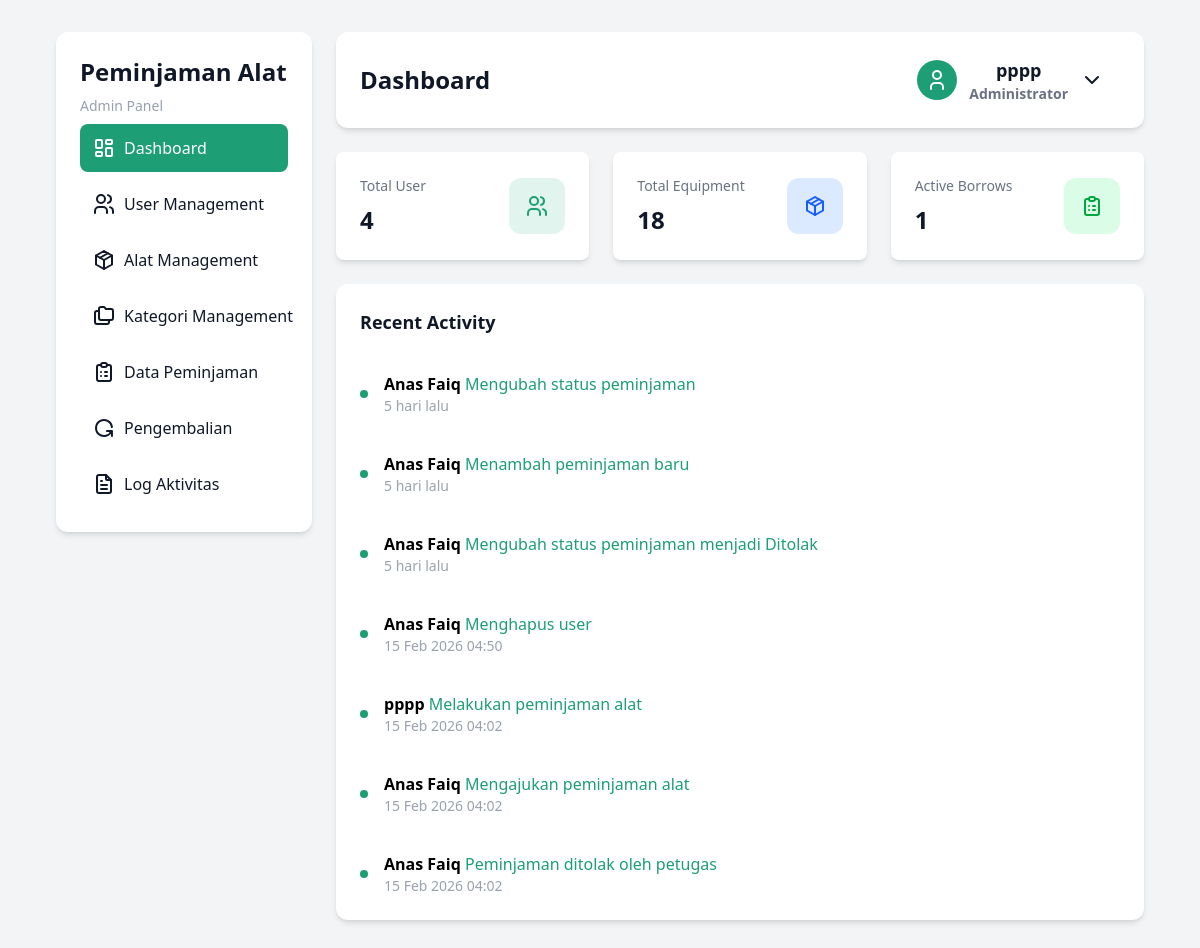
The page /pages/admin/dashboard.php (signed in) on the database as committed earlier.
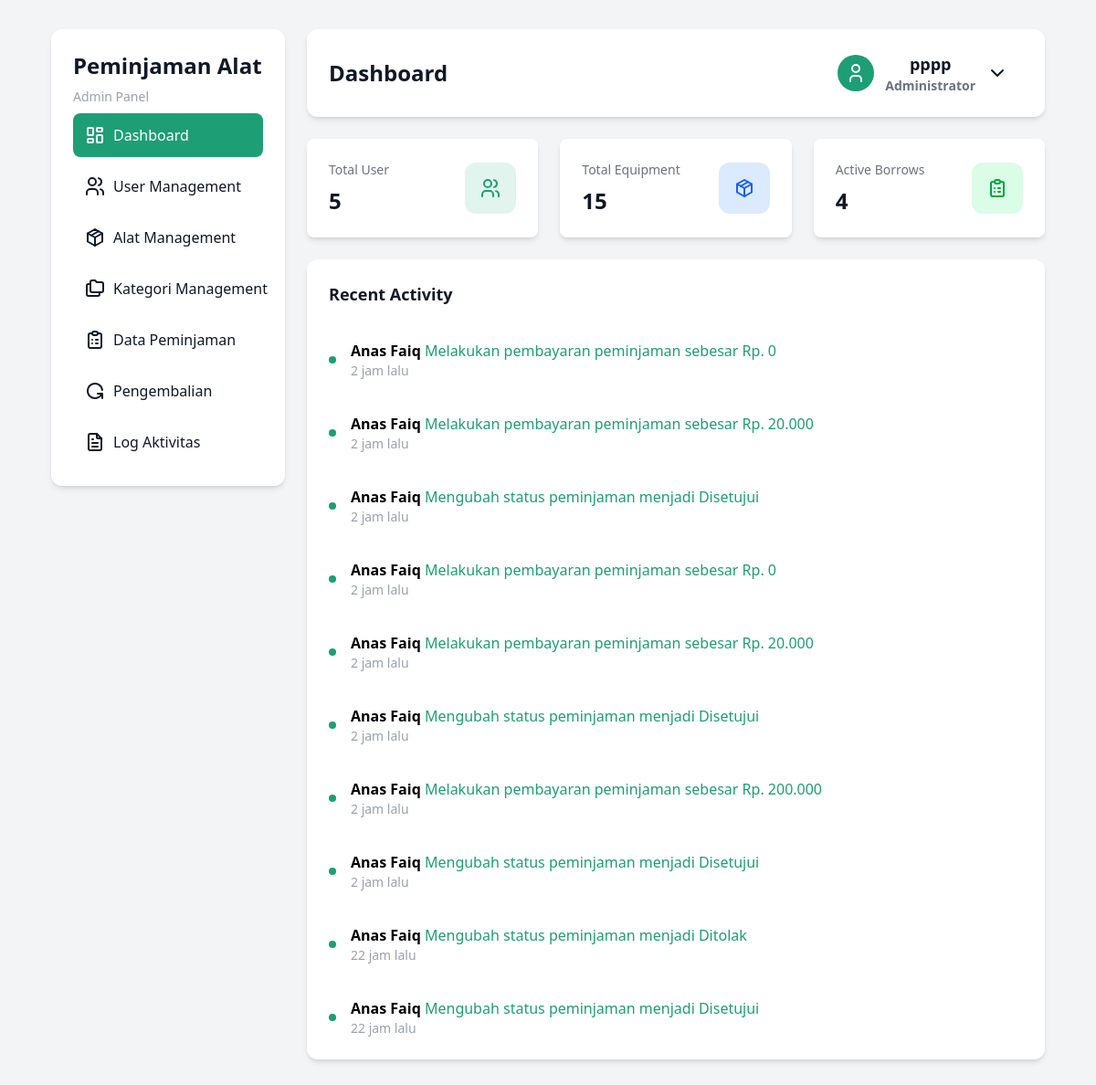
The same page on the database as committed later.
### tables this page shows
CREATE TABLE `log_aktivitas` (
  `id_log` int NOT NULL,
  `id_user` int NOT NULL,
  `aktivitas` varchar(255) NOT NULL,
  `tabel` varchar(100) DEFAULT NULL,
  `id_referensi` int DEFAULT NULL,
  `waktu` timestamp NOT NULL DEFAULT CURRENT_TIMESTAMP
);

CREATE TABLE `users` (
  `id_user` int NOT NULL,
  `nama` varchar(100) NOT NULL,
  `username` varchar(100) NOT NULL,
  `password` varchar(255) NOT NULL,
  `role` enum('admin','petugas','peminjam') NOT NULL
);

### config/logging.php (called while the page is built, shortened)
<?php
function getRecentLogs($conn, $limit = 10) {
    $query = "SELECT
        l.id_log,
        l.id_user,
        u.nama as nama_user,
        l.aktivitas,
        l.tabel,
        l.id_referensi,
        l.waktu
        FROM log_aktivitas l
        JOIN users u ON l.id_user = u.id_user
        ORDER BY l.waktu DESC
        LIMIT ?";
    $stmt = $conn->prepare($query);
    if ($stmt) {
        $stmt->bind_param("i", $limit);
        $stmt->execute();
        return $stmt->get_result();
    }
    return null;
}
function formatWaktu($waktu) {
    $now = time();
    $timestamp = strtotime($waktu);
    $diff = $now - $timestamp;
    if ($diff < 60) {
        return "baru saja";
    } else if ($diff < 3600) {
        $minutes = floor($diff / 60);
        return $minutes . " menit lalu";
    } else if ($diff < 86400) {
        $hours = floor($diff / 3600);
        return $hours . " jam lalu";
    } else if ($diff < 604800) {
        $days = floor($diff / 86400);
        return $days . " hari lalu";
    } else {
        return date('d M Y H:i', $timestamp);
    }
}
?>

### pages/admin/dashboard.php (the view, shortened to what the changed rows need)
<?php
include "../../config/conn.php";
include "../../config/logging.php";
$user_query = mysqli_query($conn, "SELECT COUNT(*) as total FROM users");
$total_user = mysqli_fetch_assoc($user_query)['total'];
$eq_query = mysqli_query($conn, "SELECT SUM(stok) as total_stok FROM alat");
$total_alat = mysqli_fetch_assoc($eq_query)['total_stok'];
$br_query = mysqli_query($conn, "SELECT COUNT(*) as total FROM peminjaman
                                                 WHERE status='Disetujui' AND id_peminjaman
                                                 NOT IN (SELECT id_peminjaman FROM pengembalian)");
$active_borrow = mysqli_fetch_assoc($br_query)['total'];
$recent_logs = getRecentLogs($conn, 10);
?>
<!DOCTYPE html>
<html lang="en">
  <head>
    <link rel="stylesheet" href="../../src/output.css" />
  </head>
  <body class="flex gap-6 min-h-screen w-full py-8 px-14">
    <?php
      include '../components/sidebar.php'
?>
    <main class="right-dashboard-section">
      <section class="dashboard-content">
        <section class="dashboard-cards">
          <div class="dashboard-card">
            <span class="card-text">
              <h3>Total User</h3>
              <p><?= $total_user ?></p>
            </span>
          </div>
          <div class="dashboard-card">
            <span class="card-text">
              <h3>Total Equipment</h3>
              <p><?= $total_alat ?></p>
            </span>
          </div>
          <div class="dashboard-card">
            <span class="card-text">
              <h3>Active Borrows</h3>
              <p><?= $active_borrow ?></p>
            </span>
          </div>
        </section>
        <section class="recent-activity-card">
          <?php
        if ($recent_logs) {
            while ($log = mysqli_fetch_assoc($recent_logs)) {
                $waktuFormatted = formatWaktu($log['waktu']);
                echo '<div class="activity-wrapper">';
                echo '  <div class="profile"></div>';
                echo '  <div class="activity">';
                echo '    <p>';
                echo '      <span class="username">'.$log['nama_user'].'</span>';
                echo '      <span class="user-activity">'.$log['aktivitas'].'</span>';
                echo '    </p>';
                echo '    <p class="activity-time">'.$waktuFormatted.'</p>';
                echo '  </div>';
                echo '</div>';
            }
        } else {
            echo '<p class="text-center py-4 text-gray-500">Tidak ada aktivitas</p>';
        }
?>
        </section>
      </section>
    </main>
  </body>
</html>

Rows that differ between the two databases and show on the page:
no longer on this page (row unchanged): log_aktivitas: id_user.nama "Anas Faiq", aktivitas "Mengubah status peminjaman", waktu "5 hari lalu"
no longer on this page (row unchanged): log_aktivitas: id_user.nama "Anas Faiq", aktivitas "Menambah peminjaman baru", waktu "5 hari lalu"
no longer on this page (row unchanged): log_aktivitas: id_user.nama "Anas Faiq", aktivitas "Mengubah status peminjaman menjadi Ditolak", waktu "5 hari lalu"
no longer on this page (row unchanged): log_aktivitas: id_user.nama "Anas Faiq", aktivitas "Menghapus user", waktu "15 Feb 2026 04:50"
no longer on this page (row unchanged): log_aktivitas: id_user.nama "pppp", aktivitas "Melakukan peminjaman alat", waktu "15 Feb 2026 04:02"
no longer on this page (row unchanged): log_aktivitas: id_user.nama "Anas Faiq", aktivitas "Mengajukan peminjaman alat", waktu "15 Feb 2026 04:02"
no longer on this page (row unchanged): log_aktivitas: id_user.nama "Anas Faiq", aktivitas "Peminjaman ditolak oleh petugas", waktu "15 Feb 2026 04:02"
added log_aktivitas: id_user.nama "Anas Faiq", aktivitas "Melakukan pembayaran peminjaman sebesar Rp. 0", waktu "2 jam lalu"
added log_aktivitas: id_user.nama "Anas Faiq", aktivitas "Melakukan pembayaran peminjaman sebesar Rp. 20.000", waktu "2 jam lalu"
added log_aktivitas: id_user.nama "Anas Faiq", aktivitas "Mengubah status peminjaman menjadi Disetujui", waktu "2 jam lalu"
added log_aktivitas: id_user.nama "Anas Faiq", aktivitas "Melakukan pembayaran peminjaman sebesar Rp. 0", waktu "2 jam lalu"
added log_aktivitas: id_user.nama "Anas Faiq", aktivitas "Melakukan pembayaran peminjaman sebesar Rp. 20.000", waktu "2 jam lalu"
added log_aktivitas: id_user.nama "Anas Faiq", aktivitas "Mengubah status peminjaman menjadi Disetujui", waktu "2 jam lalu"
added log_aktivitas: id_user.nama "Anas Faiq", aktivitas "Melakukan pembayaran peminjaman sebesar Rp. 200.000", waktu "2 jam lalu"
added log_aktivitas: id_user.nama "Anas Faiq", aktivitas "Mengubah status peminjaman menjadi Disetujui", waktu "2 jam lalu"
added log_aktivitas: id_user.nama "Anas Faiq", aktivitas "Mengubah status peminjaman menjadi Ditolak", waktu "22 jam lalu"
added log_aktivitas: id_user.nama "Anas Faiq", aktivitas "Mengubah status peminjaman menjadi Disetujui", waktu "22 jam lalu"
Other text that changed with them:
$total_user: "4" → "5"
$total_alat: "18" → "15"
$active_borrow: "1" → "4"
